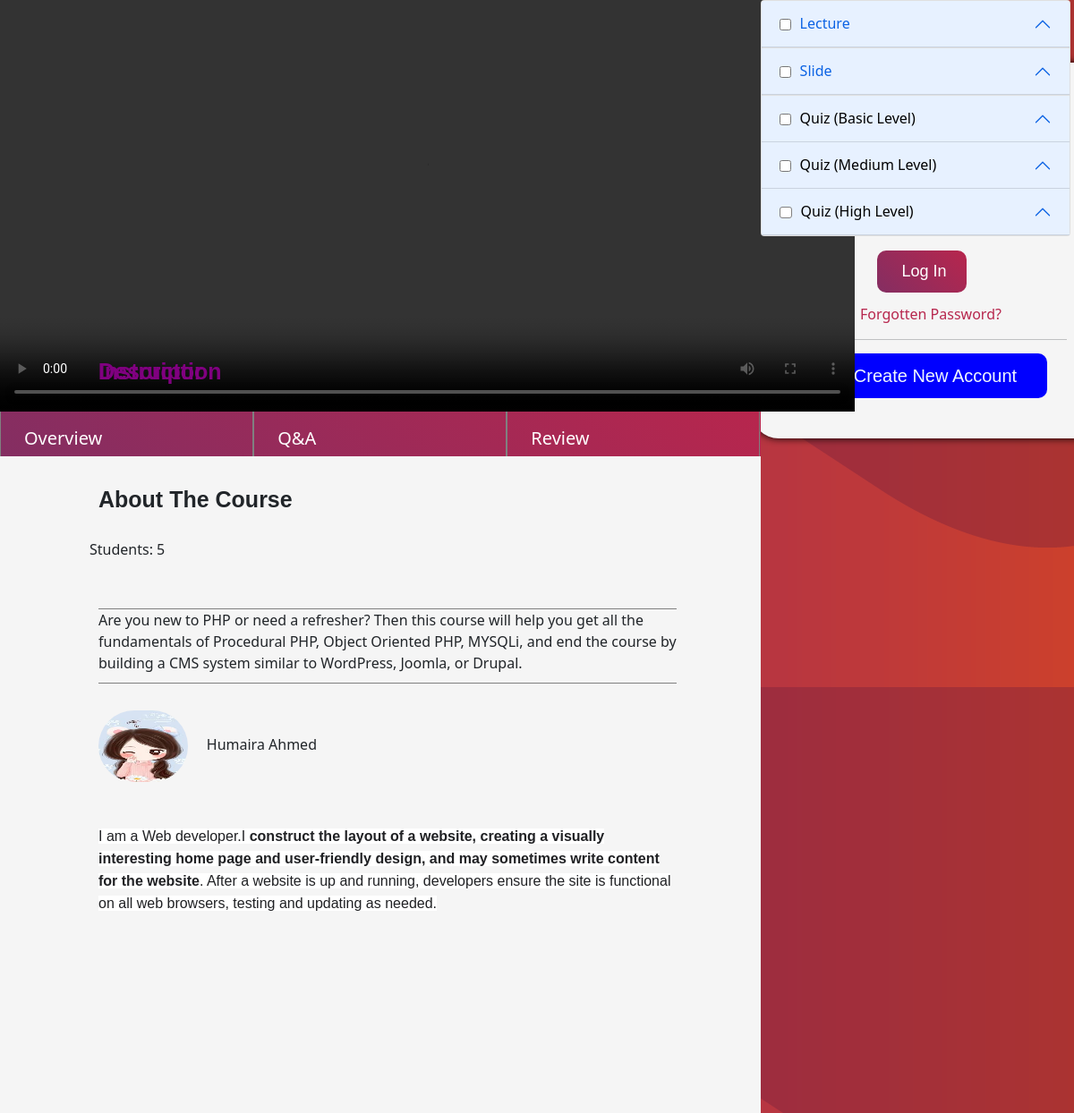
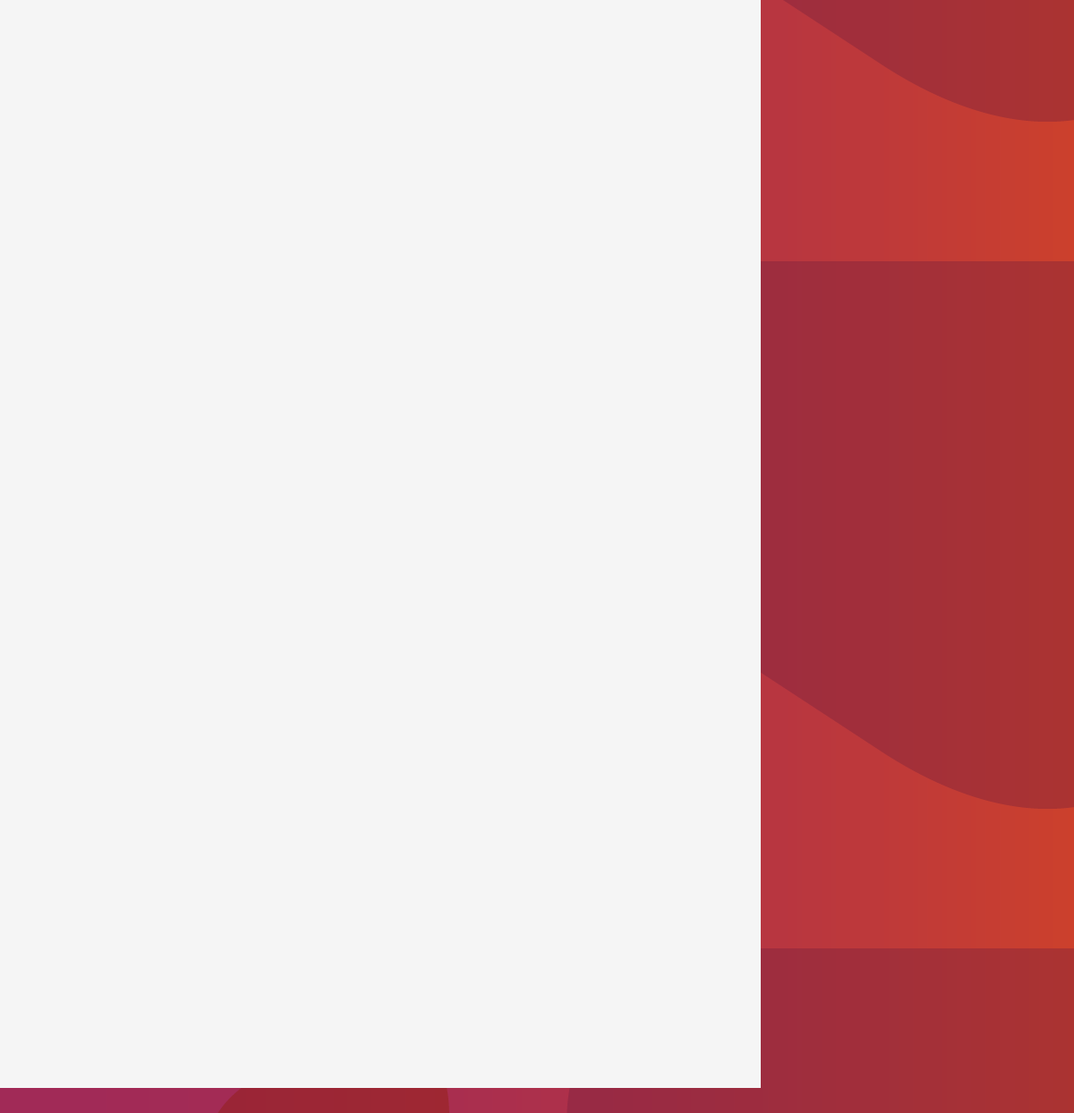
Screenshot of /vdo.php?sec=1&tcr=Humaira Ahmed (signed in) with the database file from the repository (2 pictures, top to bottom).
### tables this page shows
CREATE TABLE `section` (
  `crs_id` varchar(200) NOT NULL,
  `name` varchar(200) NOT NULL,
  `video` varchar(200) NOT NULL
);

CREATE TABLE `sign` (
  `bdate` varchar(200) NOT NULL,
  `country` varchar(200) NOT NULL,
  `email` varchar(200) NOT NULL,
  `fullname` varchar(500) NOT NULL,
  `gender` varchar(500) NOT NULL,
  `mobile` varchar(500) NOT NULL,
  `OTP` varchar(500) NOT NULL,
  `passwor` varchar(200) DEFAULT NULL,
  `type` varchar(200) NOT NULL,
  `username` varchar(200) NOT NULL,
  `user_id` int(200) NOT NULL,
  `img_path` varchar(500) NOT NULL,
  `ides` varchar(5000) DEFAULT NULL,
  `otpmtch` varchar(20) NOT NULL DEFAULT 'Not Match'
);

### db/conn.php (called while the page is built, shortened)
<?php
    require_once 'login.php';
    require_once 'crud.php';
    $crud = new crud($pdo);
?>

### vdo.php (the view, shortened to what this page needs)
<?php
require_once 'db/conn.php';
$tcrname = $_GET['tcr'];
if(isset($_GET['sec'])){
   $id = $_GET['sec'];
   $best = $crud->section($id);
   $fvdo = $crud->section($id);
   $descrip = $crud->descrption($id);
}
$ides = $crud->ides($_SESSION['tcrid']);
?>
<!DOCTYPE html>
<html lang="en">
<head>
    <link href="https://cdn.jsdelivr.net/npm/bootstrap@5.1.1/dist/css/bootstrap.min.css" rel="stylesheet">
    <link rel = "stylesheet" href="vdo.css">
    <link rel = "stylesheet" href="review.css">
</head>
<body>
 <div class="sec1">
  <div class="vdo_cntnr " id="vdo">
  <?php while($r = $fvdo->fetch(PDO::FETCH_ASSOC)) { ?>
  <video class="vdo"  height="240" width="1320" controls>
            <source src="<?php echo ($r['video']) ?>" type="video/mp4">
          </video>
          <?php }?>
      </div>
      <div class="dbar">
        <nav id="navbar-example2" class="navbar navbar-light bg-light px-3">
        <ul class="nav nav-pills " style="  background: linear-gradient(
        45deg, #842E62, #B7264D); ">
              <li class="nav-item" id="ovr" style="border-bottom:none; border-top:none;  ">
                <button   onclick="togglePanel3()" class="navbar-brand" style="background-color:transparent; color:white">Overview</button>
              </li>
              <li class="nav-item" id="ovr2" style="border-bottom:none; border-top:none;  ">
                <button onclick="togglePanel2()" class="navbar-brand" style="background-color:transparent; color:white">Q&A</button>
              </li>
              <li class="nav-item" id="ovr3" style="   border-bottom:none; border-top:none; ">
                <button onclick="togglePanel()" class="navbar-brand" style="background-color:transparent; color:white">Review</button>
              </li>
            </ul>
          </nav>
                  <?php include 'star.php'; ?><br><br>
  <div class="ovrvw" id="ovrviw">
    <span class="txt maiin">About The Course</span><br><br>
    <span>Students: <?php $crud->snum($_SESSION['sec']);?></span><br><br>
    <div class="rating">
        <h5 class="txt"><span>Description</span></h5>
        <span><?php echo $_SESSION['cdes']?></span>
    </div>
    <div class="wrtrvw">
       <h5 class="txt"><span>Instructor</span></h5>
       <span> <img src="images\images.jpg" height="80px" width="100px" style="border-radius: 50px;"></span>
      <span>&nbsp;&nbsp;&nbsp;&nbsp;<?php echo $tcrname ?></span><br><br><br>
       <span><?php echo $ides['ides'] ?></span>
    </div>
</div>
      </div>
    </div>
    <form action="<?php echo htmlentities($_SERVER['PHP_SELF']); ?>" method="post">
      <div class="container">
        <div class="accordion" id="accordionExample">
      <?php while($r = $best->fetch(PDO::FETCH_ASSOC)) { ?>
          <div class="accordion-item">
            <h2 class="accordion-header" id="headingTwo">
            <button onclick="togglePanelvdo()"   class="accordion-button"type="button" data-bs-toggle="collapse" data-bs-target="#collapseOne" aria-expanded="true" aria-controls="collapseOne">
            <input type="checkbox" id="stts"  name="vstatus" value="done"><span  class="spce"><?php echo $r['name'] ?></span></button>
            </h2>
          </div>
          <?php }?>
          <div class="accordion-item">
            <h2 class="accordion-header" id="headingTwo">
            <button onclick="togglePanelppt()"  class="accordion-button"type="button" data-bs-toggle="collapse" data-bs-target="#collapseOne" aria-expanded="true" aria-controls="collapseOne">
            <input type="checkbox" id="stts"  name="sstatus" value="done"><span  class="spce">Slide</span></button>
            </div>
          <div class="accordion-item">
            <h2 class="accordion-header" id="headingTwo">
            <a href="main.php?sec=<?php echo $_SESSION['sec'];?>&b=Basic" target="_blank" class="accordion-button" style="text-decoration: none; color:black;"><input type="checkbox" id="stts"  class="tst" name="qbstatus" value="done"><span  class="spce">Quiz&nbsp;(Basic Level)</span></a>
            <a href="main.php?sec=<?php echo $_SESSION['sec'];?>&b=Medium" target="_blank" class="accordion-button" style="text-decoration: none; color:black;"><input type="checkbox" id="stts"  class="tst" name="qmstatus" value="done"><span  class="spce">Quiz&nbsp;(Medium Level)</span></a>
            <a href="main.php?sec=<?php echo $_SESSION['sec'];?>&b=High" target="_blank" class="accordion-button" style="text-decoration: none; color:black;"><input type="submit" id="stts"  class="tst" name="qstatus" value="done"><span  class="spce">Quiz&nbsp;(High Level)</span></a>
            </h2>
            </div>
          </div>
        </div>
    </form>
</body>
</html>

### css/signin.css (style rules this page uses)
body { background-image: url(../images/login-back.png); }
h5 { position: fixed; top: 400px; color:purple; font-weight: normal; }

### vdo.css (style rules this page uses)
.vdo_cntnr { background-color: black; position: absolute; margin: 0; left: 0; top: 0; height: 70%; width: 70%; }
.vdo { width:955px; height:460px; position: relative; top: 0; }
.dbar { position: absolute; top: 460px; background-color:whitesmoke; width: 70.8%; height: 2000px; }
.nav { position: absolute; left: 0px; top:0px; height: 50px; background-color:white; width: 100%; }
.nav-item { border: 1px solid gray; width: 33.33%; justify-content: center; align-items: center; padding-left: 20px; padding-top: 10px; }
.navbar-brand { position:relative; top: 0px; border:none; background-color:white; }
.container { width:29.2%; height:100%; position: absolute; right:0px; }
.accordion-item { width: 106%; padding:0px; margin: 0; position: relative; top:0px; left:-12px; }

### review.css (style rules this page uses)
.ovrvw { width:80%; position: absolute; top: 80px; left: 100px; height:100%; }
.wrtrvw, .rating,.maiin { position: relative; left: 10px; width:95%; }
.wrtrvw { top: 60px; }
.rating { border-bottom: 1px solid gray; border-top : 1px solid gray; padding-bottom: 10px; padding-top:0; margin-top: 0; top: 30px; }
.txt { font-weight: 700; font-size: 25px; font-family: Arial, Helvetica, sans-serif; }

### vdo.php (style rules this page uses)
.spce { padding-left: 10px; }
.tst { color: white; background-color:white; height: 13px; width: 13px; border-radius: 3px; border: 1px solid gray; }

### rows the page displays
section: name "Lecture"
sign: ides "I am a Web developer.I construct the layout of a website, creating a visually interesting home page and user-friendly design, and may sometimes write content for the website . After a website is up and running, developers ensure the site is functional on all web browsers, testing and updating as needed."

### other values shown
$reslt "5"
$tcrname "Humaira Ahmed"
